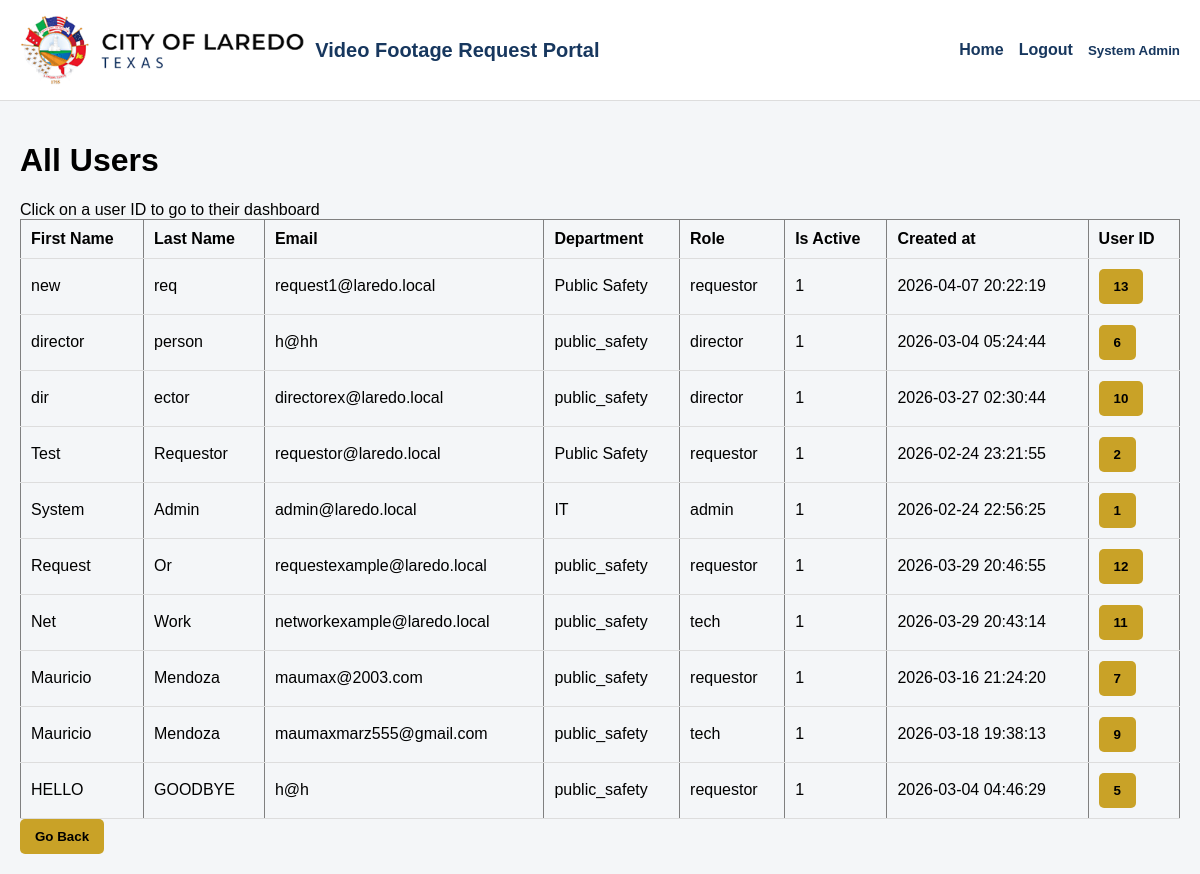
/admin/all_users (signed in), run on the app's committed database.
### tables this page shows
CREATE TABLE users (
  id INTEGER PRIMARY KEY AUTOINCREMENT,
  first_name TEXT NOT NULL,
  last_name  TEXT NOT NULL,
  email      TEXT NOT NULL UNIQUE,
  password_hash TEXT NOT NULL,
  role TEXT NOT NULL CHECK (role IN ('requestor','director','tech','admin')),
  department TEXT,
  is_active INTEGER NOT NULL DEFAULT 1,
  created_at TEXT NOT NULL DEFAULT (datetime('now')),
  updated_at TEXT NOT NULL DEFAULT (datetime('now'))
, employee_id TEXT, division TEXT, job_title TEXT);

### app.py (the view)
    @app.route("/admin/all_users")
    @login_required
    @role_required("admin")
    def all_users():
        db = get_db()
        rows = db.execute(
            """
            SELECT first_name, last_name, email, department, role, is_active, created_at, id
            FROM users
            ORDER BY first_name DESC
            """
        ).fetchall()
        return render_template("all_users.html", users=rows)

### auth.py (called while the page is built)
def login_required(view):
    @wraps(view)
    def wrapped(*args, **kwargs):
        if session.get("user_id") is None:
            return redirect(url_for("login"))
        return view(*args, **kwargs)
    return wrapped

def role_required(*roles):
    def decorator(view):
        @wraps(view)
        def wrapped(*args, **kwargs):
            if session.get("user_id") is None:
                return redirect(url_for("login"))
            if session.get("role") not in roles:
                flash("You do not have permission to access that page.", "error")
                log_action("ACCESS_DENIED")
                return redirect(url_for("dashboard"))
            return view(*args, **kwargs)
        return wrapped
    return decorator

### db.py (called while the page is built)
def get_db():
    if "db" not in g:
        g.db = sqlite3.connect(current_app.config["DATABASE"])
        g.db.row_factory = sqlite3.Row
        g.db.execute("PRAGMA foreign_keys = ON;")
    return g.db

### templates/all_users.html (shortened to what this page needs)
{%extends "base.html"%}
{%block content%}
    <h1>All Users</h1>
    <div>
        <a>Click on a user ID to go to their dashboard</a>
    </div>
    {%if users%}
        <table border="1" cellpadding="6">
            <tr>
                <th>First Name</th>
                <th>Last Name</th>
                <th>Email</th>
                <th>Department</th>
                <th>Role</th>
                <th>Is Active</th>
                <th>Created at</th>
                <th>User ID</th>
            </tr>
            {% for r in users %}
                {% if r["role"] == requestor %}
                    {% set goto_link='requestor_dashboard' %}
                {% else %}
                    {% set goto_link = 'tech_dashboard' %}
                {% endif %}
                <tr>
                    <td>{{r["first_name"]}}</td>
                    <td>{{r["last_name"]}}</td>
                    <td>{{r["email"]}}</td>
                    <td>{{r["department"]}}</td>
                    <td>{{r["role"]}}</td>
                    <td>{{r["is_active"]}}</td>
                    <td>{{r["created_at"]}}</td>
                    <td>
                        <a href="{{url_for(goto_link)}}">
                            <button type="button">{{r["id"]}}</button>
                        </a>
                    </td>
                </tr>
            {% endfor %}
        </table>
    {%else%}
        <p>No active users</p>
    {%endif%}
    <a href="{{url_for('admin_dashboard')}}">
        <button type="button">Go Back</button>
    </a>
{%endblock%}

### templates/base.html (shortened to what this page needs)
<!DOCTYPE html>
<html lang="en">
<head>
</head>
<body>
    <div class="header {% if request.endpoint == 'login' %}login-header{% endif %}">
        <div class="brand">
            <img src="{{ url_for('static', filename='img/laredo_logo.png') }}" alt="Laredo Logo">
            <span>Video Footage Request Portal</span>
        </div>
        {% if request.endpoint != 'login' %}
        <div class="nav">
            {% if current_user %}
                <a href="{{ url_for('home') }}">Home</a>
                <a href="{{ url_for('logout') }}">Logout</a>
                <div class="user-menu" id="userMenu">
                    <button type="button" class="user-toggle" onclick="toggleUserMenu()">
                        {{ current_user["first_name"] }} {{ current_user["last_name"] }}
                    </button>
                </div>
            {% else %}
                <a href="{{ url_for('login') }}">Login</a>
                <a href="{{ url_for('create_account') }}">Create Account</a>
            {% endif %}
        </div>
        {% endif %}
    </div>
    <div class="{% block container_class %}container{% endblock %}">
        {% block content %}{% endblock %}
    </div>
</body>
</html>

### templates/base.html (style rules this page uses)
body { margin: 0; font-family: Arial, sans-serif; background: #f4f6f8; }
.header { background: white; padding: 15px 20px; display: flex; align-items: center; border-bottom: 1px solid #ddd; }
.brand { font-weight: bold; color: #17375e; font-size: 20px; display: flex; align-items: center; gap: 10px; }
.brand img { height: 70px; width: auto; }
.nav { display: flex; align-items: center; gap: 15px; margin-left: auto; }
.nav a { text-decoration: none; color: #17375e; font-weight: bold; }
.container { padding: 20px; }
button { background: #c9a227; border: none; padding: 10px 15px; font-weight: bold; cursor: pointer; border-radius: 5px; }
table { width: 100%; border-collapse: collapse; }
th, td { padding: 10px; border-bottom: 1px solid #ddd; text-align: left; }
.user-menu { position: relative; display: inline-block; }
.user-toggle { display: flex; align-items: center; gap: 8px; background: none; border: none; cursor: pointer; font-weight: bold; color: #17375e; padding: 0; }

### data on the page
users: first_name "System", last_name "Admin", email "admin@laredo.local", department "IT", role "admin", is_active "1", created_at "2026-02-24 22:56:25", id "1"
users: first_name "new", last_name "req", email "request1@laredo.local", department "Public Safety", role "requestor", is_active "1", created_at "2026-04-07 20:22:19", id "13"
users: first_name "director", last_name "person", email "h@hh", department "public_safety", role "director", is_active "1", created_at "2026-03-04 05:24:44", id "6"
users: first_name "dir", last_name "ector", email "directorex@laredo.local", department "public_safety", role "director", is_active "1", created_at "2026-03-27 02:30:44", id "10"
users: first_name "Test", last_name "Requestor", email "requestor@laredo.local", department "Public Safety", role "requestor", is_active "1", created_at "2026-02-24 23:21:55", id "2"
users: first_name "Request", last_name "Or", email "requestexample@laredo.local", department "public_safety", role "requestor", is_active "1", created_at "2026-03-29 20:46:55", id "12"
users: first_name "Net", last_name "Work", email "networkexample@laredo.local", department "public_safety", role "tech", is_active "1", created_at "2026-03-29 20:43:14", id "11"
users: first_name "Mauricio", last_name "Mendoza", email "maumax@2003.com", department "public_safety", role "requestor", is_active "1", created_at "2026-03-16 21:24:20", id "7"
users: first_name "Mauricio", last_name "Mendoza", email "maumaxmarz555@gmail.com", department "public_safety", role "tech", is_active "1", created_at "2026-03-18 19:38:13", id "9"
users: first_name "HELLO", last_name "GOODBYE", email "h@h", department "public_safety", role "requestor", is_active "1", created_at "2026-03-04 04:46:29", id "5"
